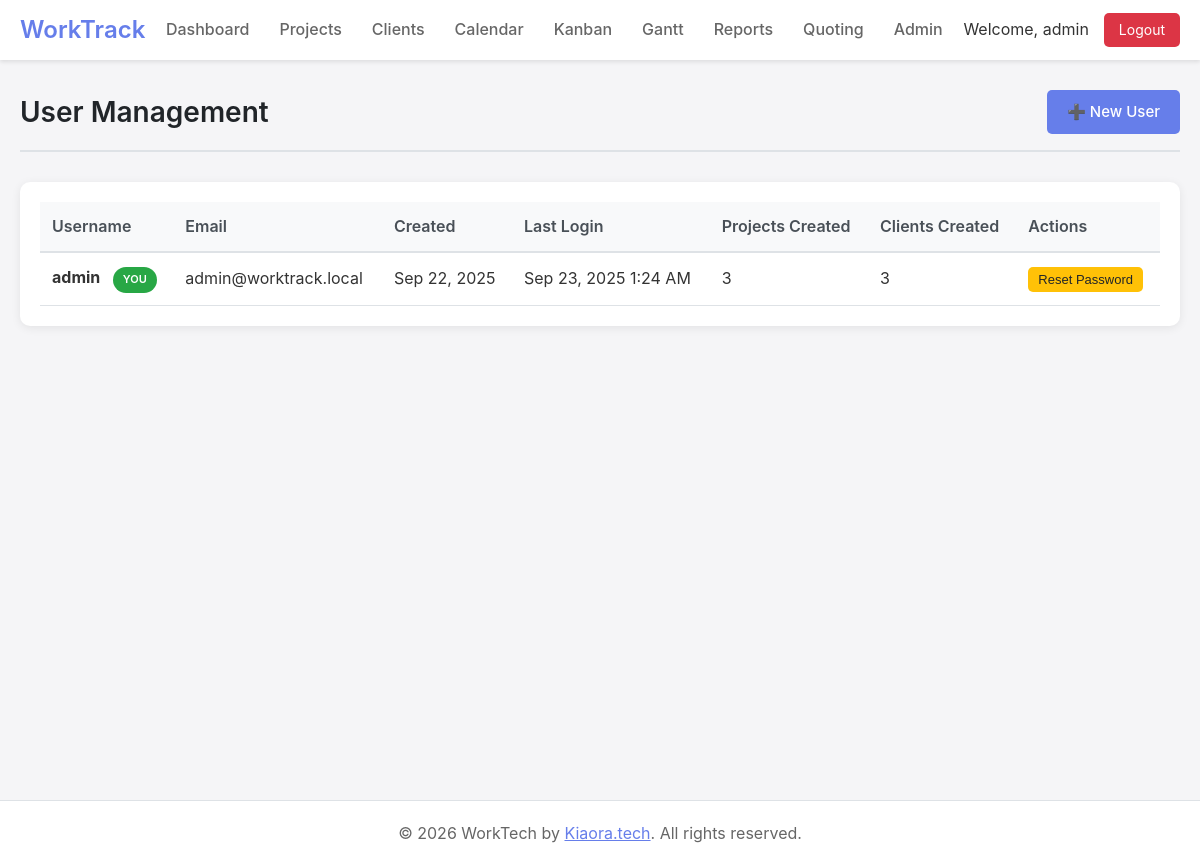
The page /users.php (signed in) on the database as committed earlier.
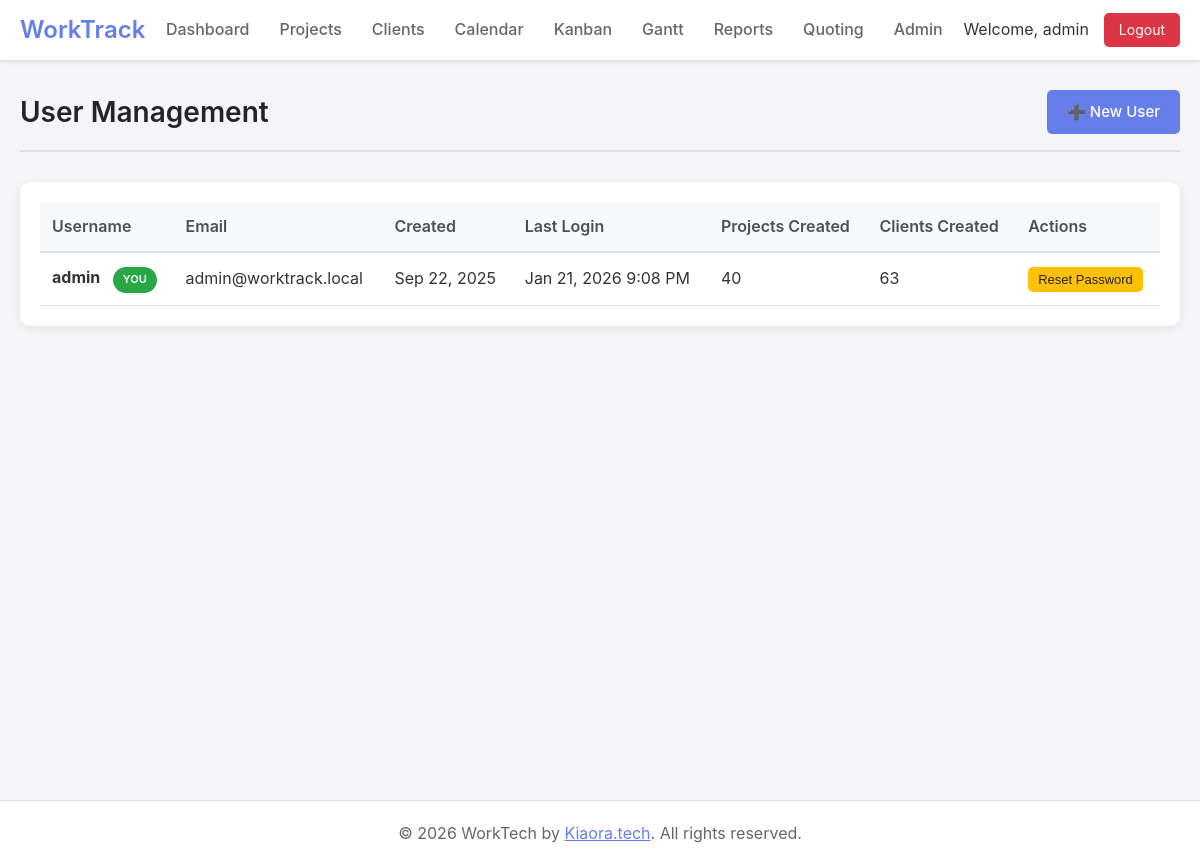
The same page on the database as committed later.
### tables this page shows
CREATE TABLE users (
    id INTEGER PRIMARY KEY AUTOINCREMENT,
    username TEXT NOT NULL UNIQUE,
    password_hash TEXT NOT NULL,
    email TEXT NOT NULL,
    created_at DATETIME DEFAULT CURRENT_TIMESTAMP,
    last_login DATETIME
);

### includes/db.php (called while the page is built, shortened)
<?php
class Database {
    private static $instance = null;
    private $conn;
    private function __construct() {
        try {
            $this->conn = new PDO('sqlite:' . DB_PATH);
            $this->conn->setAttribute(PDO::ATTR_ERRMODE, PDO::ERRMODE_EXCEPTION);
            $this->conn->setAttribute(PDO::ATTR_DEFAULT_FETCH_MODE, PDO::FETCH_ASSOC);
            $this->conn->exec('PRAGMA foreign_keys = ON');
        } catch (PDOException $e) {
            die("Connection failed: " . $e->getMessage());
        }
    }
    public static function getInstance() {
        if (!self::$instance) {
            self::$instance = new Database();
        }
        return self::$instance;
    }
    public function query($sql, $params = []) {
        try {
            $stmt = $this->conn->prepare($sql);
            $stmt->execute($params);
            return $stmt;
        } catch (PDOException $e) {
            if (DEBUG_MODE) {
                throw $e;
            }
            error_log($e->getMessage());
            return false;
        }
    }
    public function fetchAll($sql, $params = []) {
        $stmt = $this->query($sql, $params);
        return $stmt ? $stmt->fetchAll() : [];
    }
}
?>

### includes/auth.php (called while the page is built, shortened)
<?php
require_once __DIR__ . '/db.php';
class Auth {
    public static function getCurrentUserId() {
        return $_SESSION['user_id'] ?? null;
    }
}
?>

### users.php (the view, shortened to what this page needs)
<?php
require_once 'includes/header.php';
require_once 'includes/db.php';
$db = Database::getInstance();
$users = $db->fetchAll("
    SELECT u.*,
           COUNT(DISTINCT p.id) as project_count,
           COUNT(DISTINCT c.id) as client_count
    FROM users u
    LEFT JOIN projects p ON u.id = p.created_by
    LEFT JOIN clients c ON u.id = c.created_by
    GROUP BY u.id
    ORDER BY u.created_at DESC
");
$showForm = isset($_GET['action']) && $_GET['action'] === 'new';
?>
<div class="page-header">
    <h1 class="page-title">User Management</h1>
    <div class="page-actions">
        <a href="?action=new" class="btn btn-primary">➕ New User</a>
    </div>
</div>
<?php if ($showForm): ?>
<div class="form-container">
    <h2>Create New User</h2>
    <form method="POST">
        <input type="hidden" name="action" value="create">
        <div class="form-group">
            <label for="username">Username *</label>
            <input type="text" id="username" name="username" class="form-control" required>
        </div>
        <div class="form-group">
            <label for="email">Email *</label>
            <input type="email" id="email" name="email" class="form-control" required>
        </div>
        <div class="form-group">
            <label for="password">Password *</label>
            <input type="password" id="password" name="password" class="form-control" required minlength="6">
            <small style="color: #666;">Minimum 6 characters</small>
        </div>
        <div style="display: flex; gap: 10px;">
            <button type="submit" class="btn btn-primary">Create User</button>
            <a href="users.php" class="btn btn-secondary">Cancel</a>
        </div>
    </form>
</div>
<?php else: ?>
<div class="table-container">
    <table>
        <thead>
            <tr>
                <th>Username</th>
                <th>Email</th>
                <th>Created</th>
                <th>Last Login</th>
                <th>Projects Created</th>
                <th>Clients Created</th>
                <th>Actions</th>
            </tr>
        </thead>
        <tbody>
            <?php foreach ($users as $user): ?>
                <tr>
                    <td>
                        <strong><?php echo htmlspecialchars($user['username']); ?></strong>
                        <?php if ($user['id'] == Auth::getCurrentUserId()): ?>
                            <span class="status-badge" style="background: #28a745; color: white; font-size: 11px; margin-left: 8px;">YOU</span>
                        <?php endif; ?>
                    </td>
                    <td><?php echo htmlspecialchars($user['email']); ?></td>
                    <td><?php echo date('M j, Y', strtotime($user['created_at'])); ?></td>
                    <td>
                        <?php if ($user['last_login']): ?>
                            <?php echo date('M j, Y g:i A', strtotime($user['last_login'])); ?>
                        <?php else: ?>
                            <span style="color: #999;">Never</span>
                        <?php endif; ?>
                    </td>
                    <td><?php echo $user['project_count']; ?></td>
                    <td><?php echo $user['client_count']; ?></td>
                    <td>
                        <button onclick="showResetPasswordModal(<?php echo $user['id']; ?>, '<?php echo htmlspecialchars($user['username']); ?>')"
                                class="btn btn-sm btn-warning">Reset Password</button>
                    </td>
                </tr>
            <?php endforeach; ?>
        </tbody>
    </table>
</div>
<?php endif; ?>
<?php require_once 'includes/footer.php'; ?>

Rows that differ between the two databases and show on the page:
changed users "admin": last_login "Sep 23, 2025 1:24 AM" → "Jan 21, 2026 9:08 PM"; project_count "3" → "40"; client_count "3" → "63"
